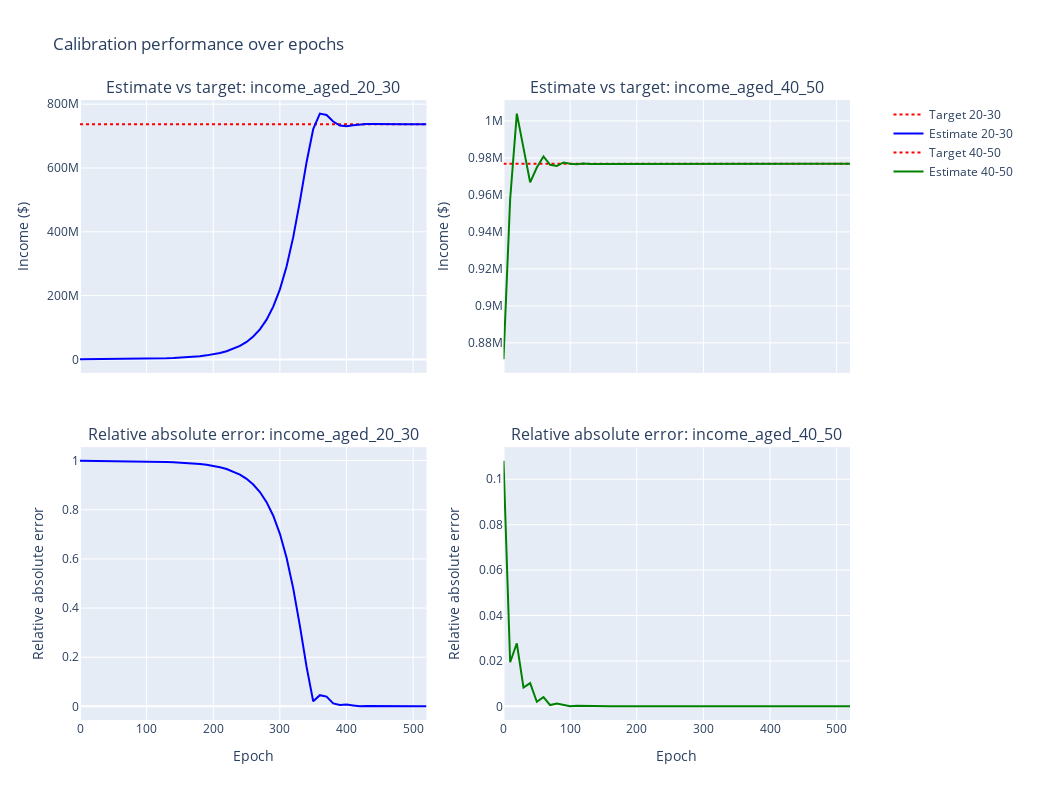

Write notebook code for a chart like this one.
### Code cell
g20 = performance_df.query("target_name == 'income_aged_20_30'")
g40 = performance_df.query("target_name == 'income_aged_40_50'")

fig = make_subplots(
    rows=2, cols=2,
    subplot_titles=[
        "Estimate vs target: income_aged_20_30",
        "Estimate vs target: income_aged_40_50",
        "Relative absolute error: income_aged_20_30",
        "Relative absolute error: income_aged_40_50",
    ],
    shared_xaxes=True,
    vertical_spacing=0.12,
    horizontal_spacing=0.10,
)

fig.add_trace(
    go.Scatter(
        x=g20["epoch"], y=g20["target"],
        mode="lines", name="Target 20-30",
        line=dict(dash="dot", color="red"),
    ),
    row=1, col=1,
)
fig.add_trace(
    go.Scatter(
        x=g20["epoch"], y=g20["estimate"],
        mode="lines", name="Estimate 20-30",
        line=dict(color="blue"),
    ),
    row=1, col=1,
)

fig.add_trace(
    go.Scatter(
        x=g40["epoch"], y=g40["target"],
        mode="lines", name="Target 40-50",
        line=dict(dash="dot", color="red"),
    ),
    row=1, col=2,
)
fig.add_trace(
    go.Scatter(
        x=g40["epoch"], y=g40["estimate"],
        mode="lines", name="Estimate 40-50",
        line=dict(color="green"),
    ),
    row=1, col=2,
)

fig.add_trace(
    go.Scatter(
        x=g20["epoch"], y=g20["rel_abs_error"],
        mode="lines", showlegend=False,
        line=dict(color="blue"),
    ),
    row=2, col=1,
)

fig.add_trace(
    go.Scatter(
        x=g40["epoch"], y=g40["rel_abs_error"],
        mode="lines", showlegend=False,
        line=dict(color="green"),
    ),
    row=2, col=2,
)

fig.update_layout(
    height=800, width=1050,
    title_text="Calibration performance over epochs",
    legend=dict(x=1.05, y=1, xanchor="left", yanchor="top"),
    margin=dict(r=200),
)
fig.update_xaxes(title_text="Epoch", row=2, col=1)
fig.update_xaxes(title_text="Epoch", row=2, col=2)
fig.update_yaxes(title_text="Income ($)", row=1, col=1)
fig.update_yaxes(title_text="Income ($)", row=1, col=2)
fig.update_yaxes(title_text="Relative absolute error", row=2, col=1)
fig.update_yaxes(title_text="Relative absolute error", row=2, col=2)

fig.show()

### Figure 1 — Plotly figure (JSON) as saved in the notebook; plotly's stock layout.template omitted (floating-point values rounded to 4 significant figures)
{"data": [{"line": {"color": "red", "dash": "dot"}, "mode": "lines", "name": "Target 20-30", "type": "scatter", "x": [0, 10, 20, 30, 40, 50, 60, 70, 80, 90, 100, 110, 120, 130, 140, 150, 160, 170, 180, 190, 200, 210, 220, 230, 240, 250, 260, 270, 280, 290, 300, 310, 320, 330, 340, 350, 360, 370, 380, 390, 400, 410, 420, 430, 440, 450, 460, 470, 480, 490, 500, 510, 520], "xaxis": "x", "y": [737032448, 737032448, 737032448, 737032448, 737032448, 737032448, 737032448, 737032448, 737032448, 737032448, 737032448, 737032448, 737032448, 737032448, 737032448, 737032448, 737032448, 737032448, 737032448, 737032448, 737032448, 737032448, 737032448, 737032448, 737032448, 737032448, 737032448, 737032448, 737032448, 737032448, 737032448, 737032448, 737032448, 737032448, 737032448, 737032448, 737032448, 737032448, 737032448, 737032448, 737032448, 737032448, 737032448, 737032448, 737032448, 737032448, 737032448, 737032448, 737032448, 737032448, 737032448, 737032448, 737032448], "yaxis": "y"}, {"line": {"color": "blue"}, "mode": "lines", "name": "Estimate 20-30", "type": "scatter", "x": [0, 10, 20, 30, 40, 50, 60, 70, 80, 90, 100, 110, 120, 130, 140, 150, 160, 170, 180, 190, 200, 210, 220, 230, 240, 250, 260, 270, 280, 290, 300, 310, 320, 330, 340, 350, 360, 370, 380, 390, 400, 410, 420, 430, 440, 450, 460, 470, 480, 490, 500, 510, 520], "xaxis": "x", "y": [753900.0, 833400.0, 922800.0, 1025000.0, 1143000.0, 1280000.0, 1442000.0, 1633000.0, 1860000.0, 2132000.0, 2461000.0, 2861000.0, 3350000.0, 3953000.0, 4701910, 5638238, 6818000.0, 8314000.0, 10224879, 12682934, 15865308, 20011660, 25446690, 32611388, 42105504, 54744688, 71635672, 94271712, 124644304, 165351424, 219637360, 291186240, 383197344, 495592384, 618274944, 722009408, 770499712, 766200192, 745786944, 733170496, 731157440, 734153856, 737067648, 738074240, 737735808, 737142528, 736858624, 736878336, 736992896, 737061376, 737064512, 737042368, 737027264], "yaxis": "y"}, {"line": {"color": "red", "dash": "dot"}, "mode": "lines", "name": "Target 40-50", "type": "scatter", "x": [0, 10, 20, 30, 40, 50, 60, 70, 80, 90, 100, 110, 120, 130, 140, 150, 160, 170, 180, 190, 200, 210, 220, 230, 240, 250, 260, 270, 280, 290, 300, 310, 320, 330, 340, 350, 360, 370, 380, 390, 400, 410, 420, 430, 440, 450, 460, 470, 480, 490, 500, 510, 520], "xaxis": "x2", "y": [976800.0, 976800.0, 976800.0, 976800.0, 976800.0, 976800.0, 976800.0, 976800.0, 976800.0, 976800.0, 976800.0, 976800.0, 976800.0, 976800.0, 976800.0, 976800.0, 976800.0, 976800.0, 976800.0, 976800.0, 976800.0, 976800.0, 976800.0, 976800.0, 976800.0, 976800.0, 976800.0, 976800.0, 976800.0, 976800.0, 976800.0, 976800.0, 976800.0, 976800.0, 976800.0, 976800.0, 976800.0, 976800.0, 976800.0, 976800.0, 976800.0, 976800.0, 976800.0, 976800.0, 976800.0, 976800.0, 976800.0, 976800.0, 976800.0, 976800.0, 976800.0, 976800.0, 976800.0], "yaxis": "y2"}, {"line": {"color": "green"}, "mode": "lines", "name": "Estimate 40-50", "type": "scatter", "x": [0, 10, 20, 30, 40, 50, 60, 70, 80, 90, 100, 110, 120, 130, 140, 150, 160, 170, 180, 190, 200, 210, 220, 230, 240, 250, 260, 270, 280, 290, 300, 310, 320, 330, 340, 350, 360, 370, 380, 390, 400, 410, 420, 430, 440, 450, 460, 470, 480, 490, 500, 510, 520], "xaxis": "x2", "y": [871178, 957800.0, 1003912, 984800.0, 966800.0, 974800.0, 980800.0, 976200.0, 975600.0, 977500.0, 976800.0, 976500.0, 976948, 976800.0, 976741, 976800.0, 976800.0, 976800.0, 976800.0, 976800.0, 976800.0, 976777, 976800.0, 976800.0, 976800.0, 976800.0, 976800.0, 976800.0, 976800.0, 976800.0, 976800.0, 976800.0, 976800.0, 976800.0, 976800.0, 976800.0, 976800.0, 976800.0, 976800.0, 976800.0, 976800.0, 976800.0, 976800.0, 976800.0, 976800.0, 976800.0, 976800.0, 976800.0, 976800.0, 976800.0, 976800.0, 976800.0, 976800.0], "yaxis": "y2"}, {"line": {"color": "blue"}, "mode": "lines", "showlegend": false, "type": "scatter", "x": [0, 10, 20, 30, 40, 50, 60, 70, 80, 90, 100, 110, 120, 130, 140, 150, 160, 170, 180, 190, 200, 210, 220, 230, 240, 250, 260, 270, 280, 290, 300, 310, 320, 330, 340, 350, 360, 370, 380, 390, 400, 410, 420, 430, 440, 450, 460, 470, 480, 490, 500, 510, 520], "xaxis": "x3", "y": [0.999, 0.9989, 0.9987, 0.9986, 0.9984, 0.9983, 0.998, 0.9978, 0.9975, 0.9971, 0.9967, 0.9961, 0.9955, 0.9946, 0.9936, 0.9924, 0.9907, 0.9887, 0.9861, 0.9828, 0.9785, 0.9728, 0.9655, 0.9558, 0.9429, 0.9257, 0.9028, 0.8721, 0.8309, 0.7757, 0.702, 0.6049, 0.4801, 0.3276, 0.1611, 0.02038, 0.04541, 0.03957, 0.01188, 0.00524, 0.007971, 0.003906, 4.776e-05, 0.001413, 0.0009543, 0.0001494, 0.0002358, 0.0002091, 5.366e-05, 3.925e-05, 4.35e-05, 1.346e-05, 7.034e-06], "yaxis": "y3"}, {"line": {"color": "green"}, "mode": "lines", "showlegend": false, "type": "scatter", "x": [0, 10, 20, 30, 40, 50, 60, 70, 80, 90, 100, 110, 120, 130, 140, 150, 160, 170, 180, 190, 200, 210, 220, 230, 240, 250, 260, 270, 280, 290, 300, 310, 320, 330, 340, 350, 360, 370, 380, 390, 400, 410, 420, 430, 440, 450, 460, 470, 480, 490, 500, 510, 520], "xaxis": "x4", "y": [0.1081, 0.01943, 0.02778, 0.008257, 0.01025, 0.002042, 0.004094, 0.0005601, 0.001225, 0.0007667, 1.101e-05, 0.0002738, 0.0001726, 2.931e-05, 3.929e-05, 3.871e-05, 2.073e-05, 2.431e-06, 2.559e-06, 5.439e-06, 1.92e-06, 2.431e-06, 6.399e-07, 8.958e-07, 1.216e-06, 8.318e-07, 1.152e-06, 9.598e-07, 1.024e-06, 9.598e-07, 1.088e-06, 1.024e-06, 1.024e-06, 1.024e-06, 1.024e-06, 1.024e-06, 1.024e-06, 1.024e-06, 1.024e-06, 1.024e-06, 1.024e-06, 1.024e-06, 1.024e-06, 1.024e-06, 1.024e-06, 1.024e-06, 1.024e-06, 1.024e-06, 1.024e-06, 1.024e-06, 1.024e-06, 1.024e-06, 1.024e-06], "yaxis": "y4"}], "layout": {"annotations": [{"font": {"size": 16}, "showarrow": false, "text": "Estimate vs target: income_aged_20_30", "x": 0.225, "xanchor": "center", "xref": "paper", "y": 1, "yanchor": "bottom", "yref": "paper"}, {"font": {"size": 16}, "showarrow": false, "text": "Estimate vs target: income_aged_40_50", "x": 0.775, "xanchor": "center", "xref": "paper", "y": 1, "yanchor": "bottom", "yref": "paper"}, {"font": {"size": 16}, "showarrow": false, "text": "Relative absolute error: income_aged_20_30", "x": 0.225, "xanchor": "center", "xref": "paper", "y": 0.44, "yanchor": "bottom", "yref": "paper"}, {"font": {"size": 16}, "showarrow": false, "text": "Relative absolute error: income_aged_40_50", "x": 0.775, "xanchor": "center", "xref": "paper", "y": 0.44, "yanchor": "bottom", "yref": "paper"}], "height": 800, "legend": {"x": 1.05, "xanchor": "left", "y": 1, "yanchor": "top"}, "margin": {"r": 200}, "title": {"text": "Calibration performance over epochs"}, "width": 1050, "xaxis": {"anchor": "y", "domain": [0, 0.45], "matches": "x3", "showticklabels": false}, "xaxis2": {"anchor": "y2", "domain": [0.55, 1], "matches": "x4", "showticklabels": false}, "xaxis3": {"anchor": "y3", "domain": [0, 0.45], "title": {"text": "Epoch"}}, "xaxis4": {"anchor": "y4", "domain": [0.55, 1], "title": {"text": "Epoch"}}, "yaxis": {"anchor": "x", "domain": [0.56, 1], "title": {"text": "Income ($)"}}, "yaxis2": {"anchor": "x2", "domain": [0.56, 1], "title": {"text": "Income ($)"}}, "yaxis3": {"anchor": "x3", "domain": [0, 0.44], "title": {"text": "Relative absolute error"}}, "yaxis4": {"anchor": "x4", "domain": [0, 0.44], "title": {"text": "Relative absolute error"}}}}
